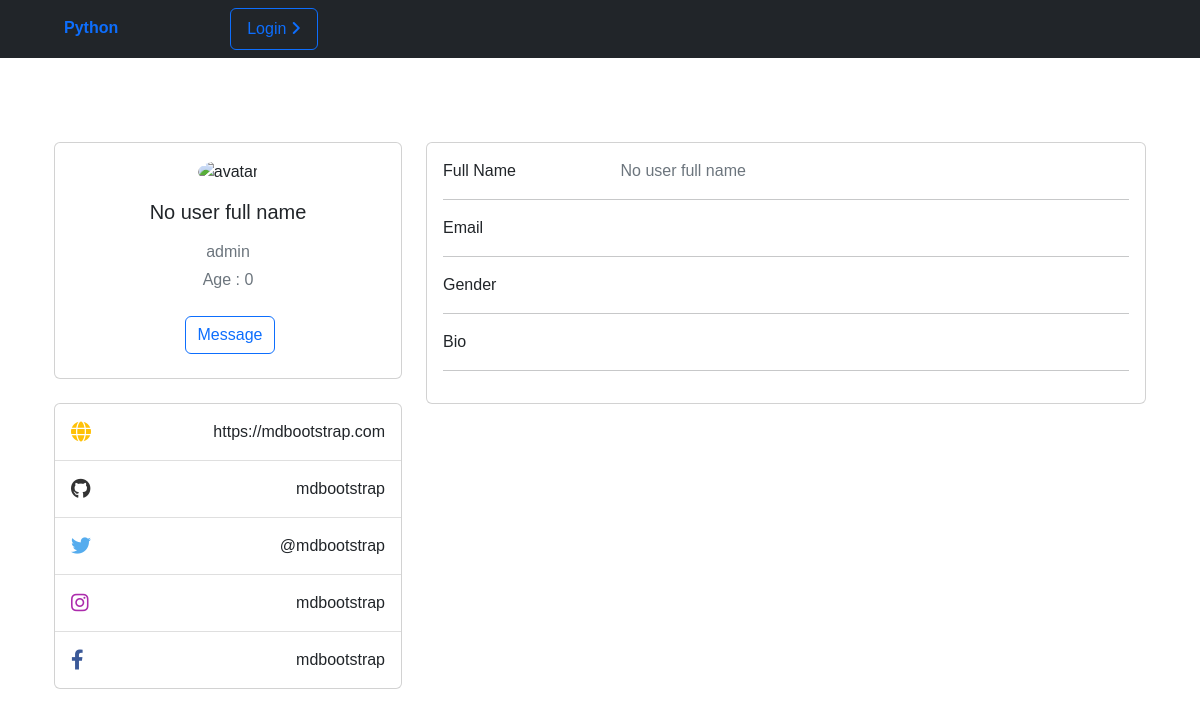
/accounts/accounts/user/2, run on the app's committed database.
### main/models.py (models this page shows, shortened)
class Category(models.Model):
    name = models.CharField(max_length=50)
    slug = models.SlugField(max_length=50, unique=True)

### accounts/models.py (models this page shows, shortened)
class User(AbstractUser):
    GENDERS = (
        ("Men", "men"),
        ("Women", "women")
    )
    age = models.PositiveIntegerField(default=0, blank=True)
    gender = models.CharField(choices=GENDERS, blank=True, max_length=30)
    bio = models.TextField(blank=True)
    photo = models.ImageField(upload_to=f'users/', blank=True)
    def get_user_fullname(self):
        name = ""
        if self.first_name and self.last_name:
            name = f"{self.first_name.title()} {self.last_name.title()}"
        else:
            name = "No user full name"
        return name
    class Meta:
        verbose_name = 'user'
        verbose_name_plural = 'users'

### accounts/views.py (the view)
# urls.py: path("accounts/user/<pk>", views.OtherProfileView.as_view(), name='profile_view'),
class OtherProfileView(DetailView):
    model = User

### main/context_pro.py (called while the page is built)
def main(request):
    context = {
        "categories": Category.objects.all()
    }
    return context

### templates/accounts/user_detail.html (shortened to what this page needs)
{% extends 'accounts/base.html' %}
{% load static %}
{% block content %}
<div class="container">
    <section>
        <div class="container py-5">
            <div class="row">
                <div class="col-lg-4">
                    <div class="card mb-4">
                        <div class="card-body text-center">
                            <img src="{% if user.photo %} {{user.photo.url}} {% else %}https://mdbcdn.b-cdn.net/img/Photos/new-templates/bootstrap-chat/ava3.webp {% endif %}"
                                alt="avatar" class="rounded-circle img-fluid" style="width: 150px;">
                            <h5 class="my-3">{{user.get_user_fullname}}</h5>
                            <p class="text-muted mb-1">{{user.username}}</p>
                            <p class="text-muted mb-4">Age : {{user.age}}</p>
                            <div class="d-flex justify-content-center mb-2">
                                <button type="button" class="btn btn-outline-primary ms-1">Message</button>
                            </div>
                        </div>
                    </div>
                    <div class="card mb-4 mb-lg-0">
                        <div class="card-body p-0">
                            <ul class="list-group list-group-flush rounded-3">
                                <li class="list-group-item d-flex justify-content-between align-items-center p-3">
                                    <i class="fas fa-globe fa-lg text-warning"></i>
                                    <p class="mb-0">https://mdbootstrap.com</p>
                                </li>
                                <li class="list-group-item d-flex justify-content-between align-items-center p-3">
                                    <i class="fab fa-github fa-lg" style="color: #333333;"></i>
                                    <p class="mb-0">mdbootstrap</p>
                                </li>
                                <li class="list-group-item d-flex justify-content-between align-items-center p-3">
                                    <i class="fab fa-twitter fa-lg" style="color: #55acee;"></i>
                                    <p class="mb-0">@mdbootstrap</p>
                                </li>
                                <li class="list-group-item d-flex justify-content-between align-items-center p-3">
                                    <i class="fab fa-instagram fa-lg" style="color: #ac2bac;"></i>
                                    <p class="mb-0">mdbootstrap</p>
                                </li>
                                <li class="list-group-item d-flex justify-content-between align-items-center p-3">
                                    <i class="fab fa-facebook-f fa-lg" style="color: #3b5998;"></i>
                                    <p class="mb-0">mdbootstrap</p>
                                </li>
                            </ul>
                        </div>
                    </div>
                </div>
                <div class="col-lg-8">
                    <div class="card mb-4">
                        <div class="card-body">
                            <div class="row">
                                <div class="col-sm-3">
                                    <p class="mb-0">Full Name</p>
                                </div>
                                <div class="col-sm-9">
                                    <p class="text-muted mb-0">{{user.get_user_fullname}}</p>
                                </div>
                            </div>
                            <hr>
                            <div class="row">
                                <div class="col-sm-3">
                                    <p class="mb-0">Email</p>
                                </div>
                                <div class="col-sm-9">
                                </div>
                            </div>
                            <hr>
                            <div class="row">
                                <div class="col-sm-3">
                                    <p class="mb-0">Gender</p>
                                </div>
                                <div class="col-sm-9">
                                </div>
                            </div>
                            <hr>
                            <div class="row">
                                <div class="col-sm-3">
                                    <p class="mb-0">Bio</p>
                                </div>
                                <div class="col-sm-9">
                                </div>
                            </div>
                            <hr>
                        </div>
                    </div>
                </div>
            </div>
        </div>
    </section>
</div>
{% endblock %}

### templates/accounts/base.html (shortened to what this page needs)
{% load static %}
<!DOCTYPE html>
<html lang="en">
<head>
    {% include '../assets/styles.html' %}
</head>
<body>
    <ul class="nav bg-dark py-2">
        {% for cat in categories %}
        <li class="nav-item px-5">
            <a href="{% url 'main:cat_list' cat.slug %}" class="nav-link fw-bold text-primary">{{cat.name}}</a>
        </li>
        {% endfor %}
        {% if request.user.is_authenticated %}
        <li class="nav-item px-5">
            <a href="{% url 'accounts:logout' %}" class="nav-link btn btn-outline-primary" title="Logout">
                Logout
                <i class="fa-solid fa-angle-left"></i>
            </a>
        </li>
        <li class="nav-item px-5">
            <a href="{% url 'accounts:profile' %}" class="nav-link btn btn-outline-primary" title="Profile">
                <i class="fa-solid fa-user"></i>
                {{request.user.username}}
            </a>
        </li>
        {% else %}
        <li class="nav-item px-5">
            <a href="{% url 'accounts:login' %}" class="nav-link btn btn-outline-primary" title="Login">
                Login
                <i class="fa-solid fa-angle-right"></i>
            </a>
        </li>
        {% endif %}
    </ul>
    {% block content %}
    {% endblock %}
</body>
</html>

### static/style.css (style rules this page uses)
* { margin: 0; padding: 0; box-sizing: border-box; list-style: none; font-family: Arial, Helvetica, sans-serif; }
.container { padding: 3%; }

### data on the page
Category: name "Python"
User: get_user_fullname "No user full name", username "admin", age "0"
